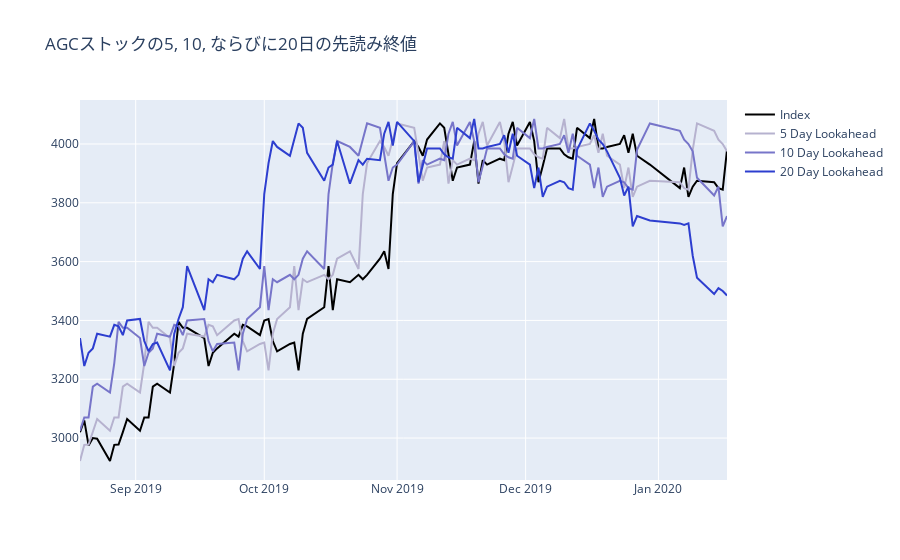

The notebook cell this image was saved under:
### Markdown cell above
### 可視化
`get_lookahead_prices`関数を使用して、5、10、および20日間の先読み終値を生成しましょう。

また、数年ではなく、数か月のサンプル株のサブセクションをグラフ化します。これにより、5日、10日、20日の先読みの違いを確認できます。 それ以外の場合は、ズームアウトされたグラフを見るときにそれらが互いに噛み合います。

### Code cell
lookahead_5 = get_lookahead_prices(close, 5)
lookahead_10 = get_lookahead_prices(close, 10)
lookahead_20 = get_lookahead_prices(close, 20)
plot_lookahead_prices(
    close[sample_ticker].iloc[150:250],
    [
        (lookahead_5[sample_ticker].iloc[150:250], 5),
        (lookahead_10[sample_ticker].iloc[150:250], 10),
        (lookahead_20[sample_ticker].iloc[150:250], 20)],
    f'{sample_ticker}ストックの5, 10, ならびに20日の先読み終値')
